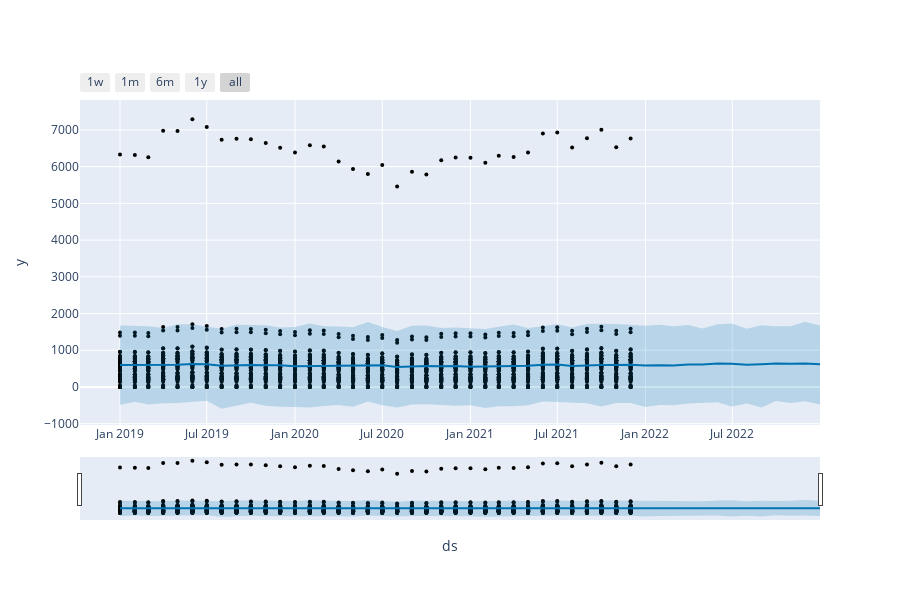

Notebook code cell kept with this figure:
### Code cell
plot_plotly(m1, predictions1)
